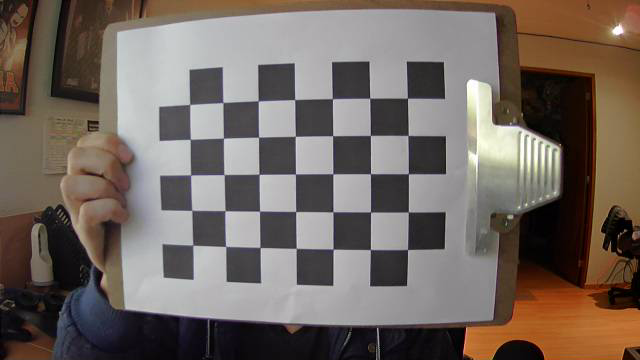
#> input picture Practica 9 - Correccion de distorcion de la camara y calibracion con OpenCV/images/image0.png, 640 x 360 px; its folder holds only this picture in this run
$ python Ejercicio2.py
#> lines starting #> are read from the running program, lines starting #| are printed output that depends on the picture
import cv2
import numpy as np
import os
import matplotlib.pyplot as plt

CHESS_BOARD_DIM = (6, 4)
# tamaño de cuadrado en tablero de ajedrez
SQUARE_SIZE = 20  # milimetros

# preparar los puntos del objeto, como (0,0,0), (1,0,0), (2,0,0) ....,(7,5,0)
obj_3D = np.zeros((CHESS_BOARD_DIM[0] * CHESS_BOARD_DIM[1], 3), np.float32)
obj_3D[:, :2] = np.mgrid[0 : CHESS_BOARD_DIM[0], 0 : CHESS_BOARD_DIM[1]].T.reshape(-1, 2)
obj_3D *= SQUARE_SIZE
print(obj_3D)

# Cambiar dimensiones de tablero en base a cual se este utilizando
CHESS_BOARD_DIM = (7, 5)

# Matrices para almacenar los puntos objeto y los puntos imagen de todas las imágenes.
obj_points_3D = []  # Puntos 3D en el espacio del mundo real
img_points_2D = []  # Puntos 2D en el plano de la imagen.

# La ruta del directorio de imágenes
image_dir_path = "images"

files = os.listdir(image_dir_path)
for file in files:
    imagePath = os.path.join(image_dir_path, file)

    image = cv2.imread(imagePath)
#> image is the input picture: shape (360, 640, 3); mean B, G, R 95.8, 103.1, 114.2
    grayScale = cv2.cvtColor(image, cv2.COLOR_BGR2GRAY)
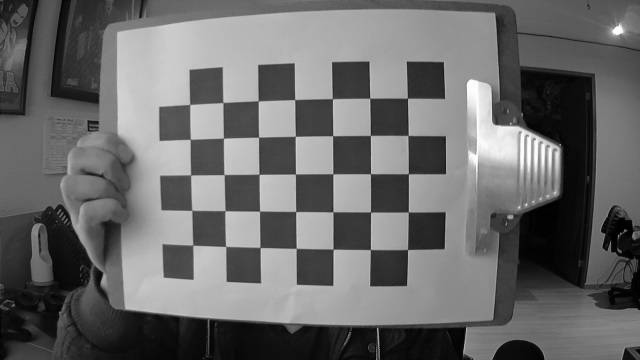
#> grayScale: shape (360, 640); min 0, max 255, mean 105.6
    ret, corners = cv2.findChessboardCorners(image, CHESS_BOARD_DIM, None)
#> ret = True; corners = 35 rows, first 8: [407.5, 249.6], [370.4, 249.5], [333.2, 249.2], [296.3, 248.3], [260, 247.5], [225.7, 246.3], [193, 245], [408.3, 211.9]
    if ret == True:
        obj_points_3D.append(obj_3D)
#> (the run stopped early here; a loop or call above may not have finished)

$ run again, on Practica 9 - Correccion de distorcion de la camara y calibracion con OpenCV/images/image12.png
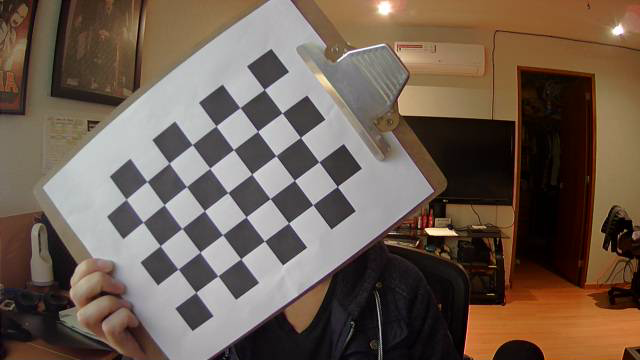
#> input picture Practica 9 - Correccion de distorcion de la camara y calibracion con OpenCV/images/image12.png, 640 x 360 px
#> image is the input picture: shape (360, 640, 3); mean B, G, R 80.8, 93.7, 110.5
#> `grayScale = cv2.cvtColor(image, cv2.COLOR_BGR2GRAY)`:
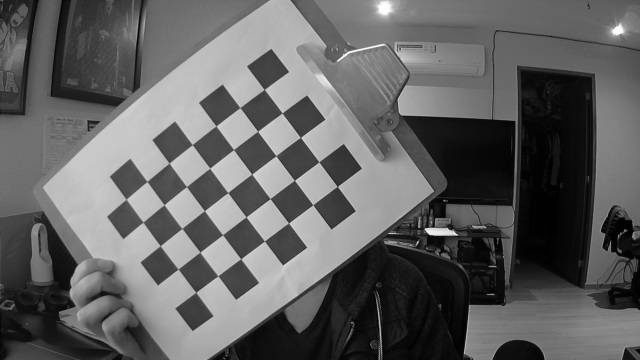
#> grayScale: shape (360, 640); min 0, max 254, mean 97.3
#> ret = True; corners = 35 rows, first 8: [337.4, 186.5], [312.7, 204.7], [288.6, 223], [264.5, 241], [240.9, 258.9], [217.9, 275.8], [196, 292.4], [318.8, 161.8]

$ run again, on Practica 9 - Correccion de distorcion de la camara y calibracion con OpenCV/images/image13.png
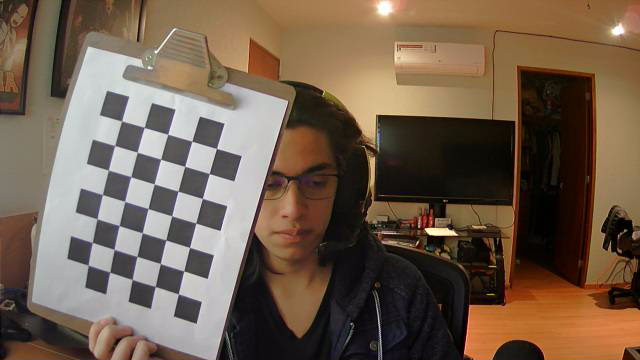
#> input picture Practica 9 - Correccion de distorcion de la camara y calibracion con OpenCV/images/image13.png, 640 x 360 px
#> image is the input picture: shape (360, 640, 3); mean B, G, R 76.8, 94.1, 113.2
#> `grayScale = cv2.cvtColor(image, cv2.COLOR_BGR2GRAY)`:
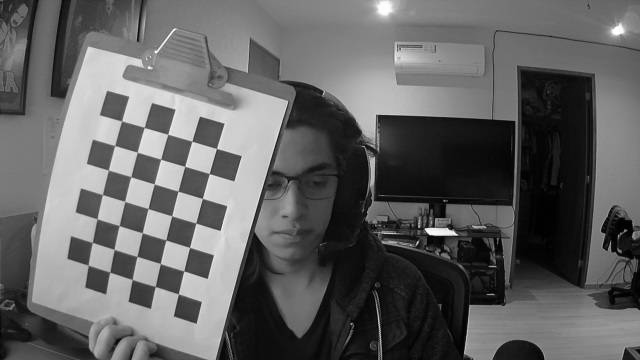
#> grayScale: shape (360, 640); min 0, max 255, mean 97.8
#> ret = True; corners = 35 rows, first 8: [216.6, 148.5], [209.3, 173.7], [202.4, 198.4], [195.8, 223], [189.6, 247.4], [184, 271], [178.5, 293.9], [191.9, 141.3]

$ run again, on Practica 9 - Correccion de distorcion de la camara y calibracion con OpenCV/images/image2.png
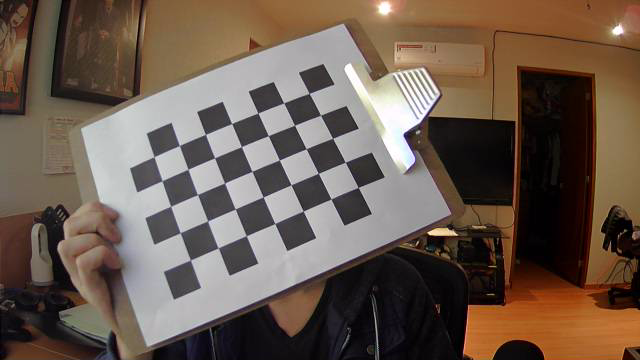
#> input picture Practica 9 - Correccion de distorcion de la camara y calibracion con OpenCV/images/image2.png, 640 x 360 px
#> image is the input picture: shape (360, 640, 3); mean B, G, R 78.7, 90.8, 107.4
#> `grayScale = cv2.cvtColor(image, cv2.COLOR_BGR2GRAY)`:
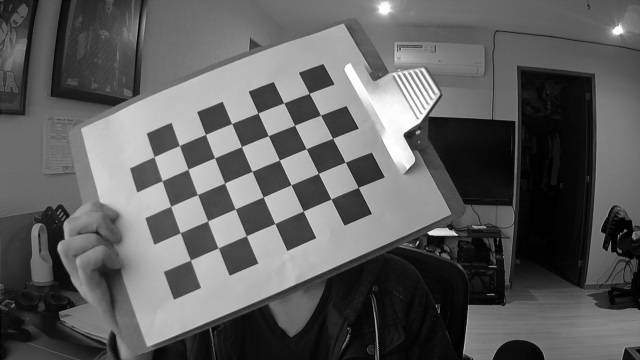
#> grayScale: shape (360, 640); min 0, max 255, mean 94.4
#> ret = True; corners = 35 rows, first 8: [358.1, 187.5], [331.1, 198.8], [303.2, 211.1], [274.8, 223.5], [246.3, 235.7], [218.2, 247.8], [190.4, 260], [345.3, 162.2]

$ run again, on Practica 9 - Correccion de distorcion de la camara y calibracion con OpenCV/images/image1.png
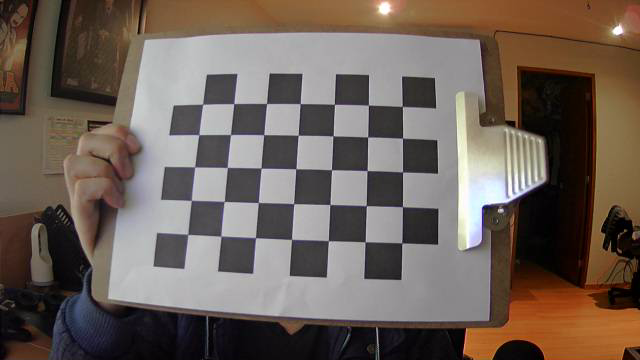
#> input picture Practica 9 - Correccion de distorcion de la camara y calibracion con OpenCV/images/image1.png, 640 x 360 px
#> image is the input picture: shape (360, 640, 3); mean B, G, R 88, 96.6, 109.6
#> `grayScale = cv2.cvtColor(image, cv2.COLOR_BGR2GRAY)`:
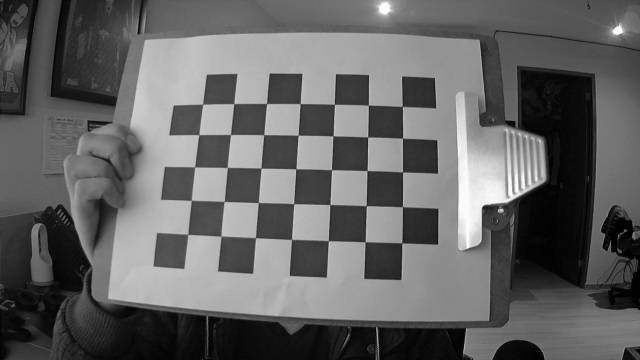
#> grayScale: shape (360, 640); min 0, max 255, mean 99.6
#> ret = True; corners = 35 rows, first 8: [202.7, 104.2], [233.7, 103.6], [266.5, 103.6], [300.2, 103.5], [334.4, 104.4], [368.4, 105.1], [402.3, 106.4], [199, 134.7]
